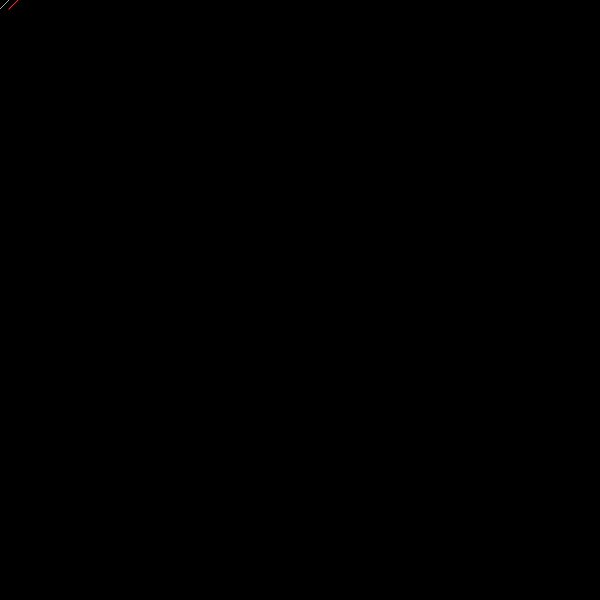
Frame 1 (no input)
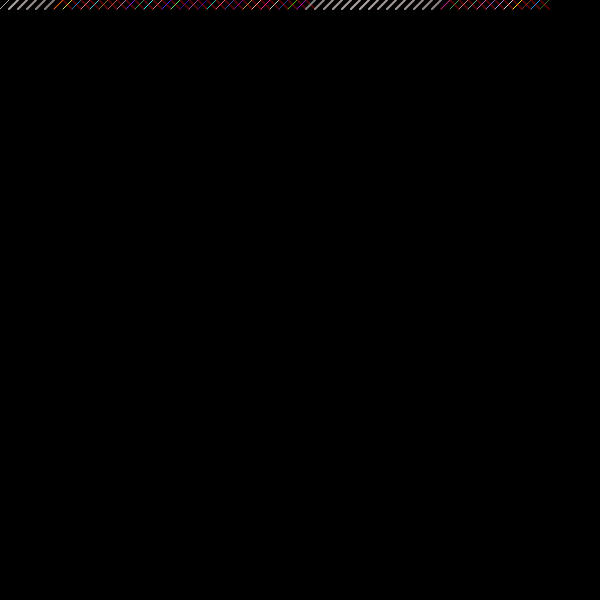
Frame 60 (no input)
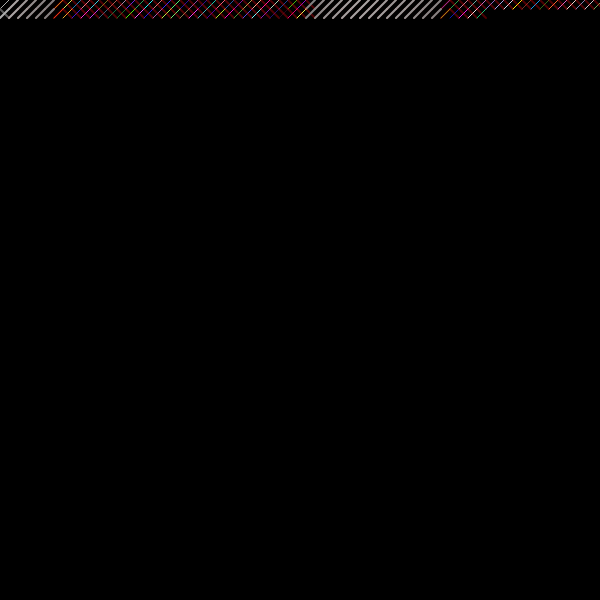
Frame 120 (the mouse pressed at the canvas centre since frame 60)

The p5.js sketch that drew these frames (run headless with seeded random() and noise() and a simulated clock; from frame 60 on, the mouse is pressed at the canvas centre):

// p5.js sketch
// ── sketch.js
var inc = 0.05; // incremento ripetizione

var sizeSquared = 600; // dimensione della tela
var slashSize = 9; // grandezza deloo slash

var x = 0, y = 0;
var xoff = 0, yoff = 0;


function setup()
{
  createCanvas(sizeSquared, sizeSquared);
  background(0);
}
function draw()
{
 
  var n = noise(xoff, yoff) * 100; // variazione di gradazione
  stroke(n * 255 / 100); // colore della linea

  if(n < 50)
  {
    
    //line(x, y, x + slashSize, y + slashSize);
  }
  else
  {
    line(x, y + slashSize, x + slashSize, y);
  }

  x += slashSize;

  xoff += inc;

  if(x >= sizeSquared)
  {
    
    x = 0;
    xoff = 0;

    y += slashSize;
    yoff += inc;
}else
  {
    stroke( random(10,255),random(10,255), random(10,255));
    strokeWeight(1);
    line(x, y + slashSize, x + slashSize, y);
    
    noFill();
colorMode(RGB, 255, 255, 255, 1);
strokeWeight(2);
stroke(255, 0, 10, 0.3);  
  }
  
  if(n < 50)
  {
    
    line(x, y, x + slashSize, y + slashSize);
  }
  else
  {
    line(x, y + slashSize, x + slashSize, y);
  }
}
